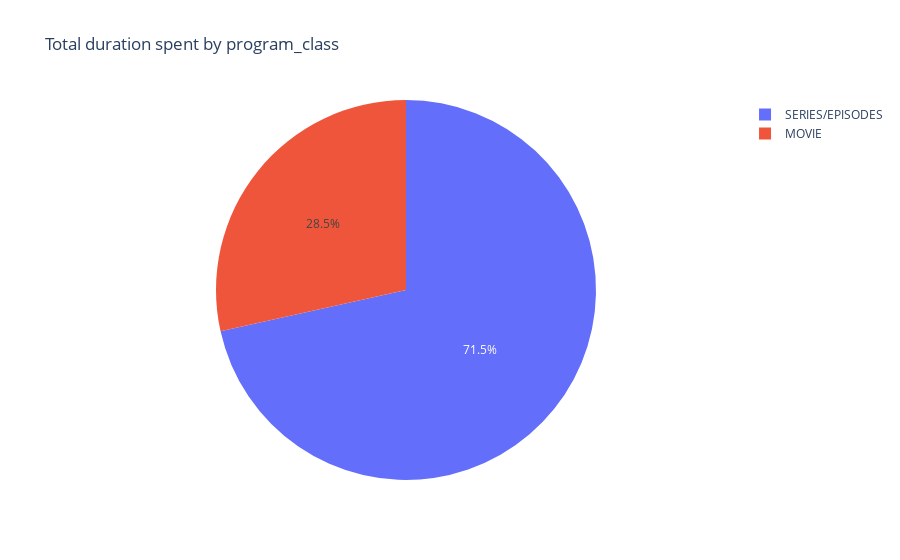
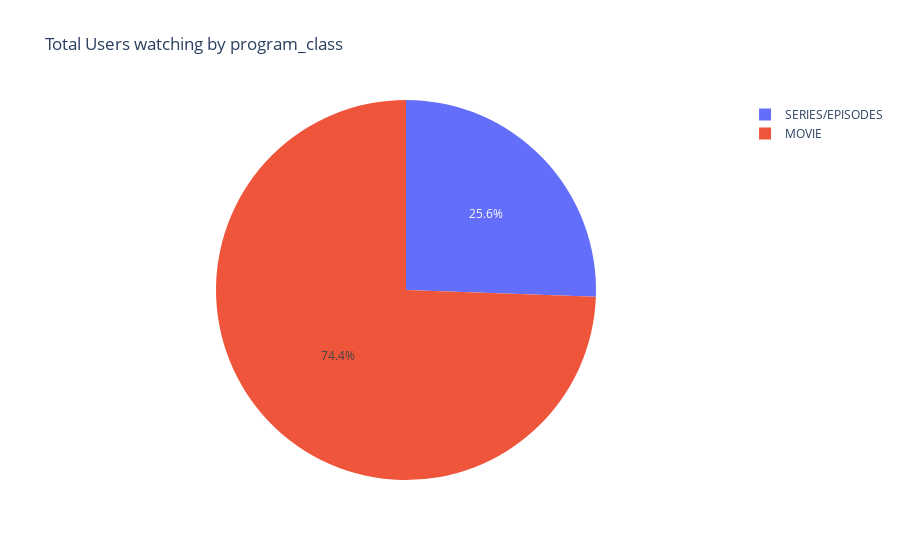

Notebook cell for these charts, in order:
### Code cell
# plotting the total watch time against total number of users and reporting the findings
fig = px.pie(grouped, values='Total watch time in houres', names='program_class',\
             hover_data=['program_class'],title='Total duration spent by program_class')
fig2 = px.pie(grouped, values='No of Users who Watched', names='program_class',\
             hover_data=['program_class'],title='Total Users watching by program_class')

fig.update_traces(sort=False)
fig2.update_traces(sort=False)
fig.show()
fig2.show()

### Figure 1 — Plotly figure (JSON) as saved in the notebook; plotly's stock layout.template omitted (floating-point values rounded to 4 significant figures)
{"data": [{"customdata": [["SERIES/EPISODES"], ["MOVIE"]], "domain": {"x": [0, 1], "y": [0, 1]}, "hovertemplate": "program_class=%{customdata[0]}<br>Total watch time in houres=%{value}<extra></extra>", "labels": ["SERIES/EPISODES", "MOVIE"], "legendgroup": "", "name": "", "showlegend": true, "sort": false, "type": "pie", "values": [253800.0, 101100.0]}], "layout": {"legend": {"tracegroupgap": 0}, "title": {"text": "Total duration spent by program_class"}}}

### Figure 2 — Plotly figure (JSON) as saved in the notebook; plotly's stock layout.template omitted (floating-point values rounded to 4 significant figures)
{"data": [{"customdata": [["SERIES/EPISODES"], ["MOVIE"]], "domain": {"x": [0, 1], "y": [0, 1]}, "hovertemplate": "program_class=%{customdata[0]}<br>No of Users who Watched=%{value}<extra></extra>", "labels": ["SERIES/EPISODES", "MOVIE"], "legendgroup": "", "name": "", "showlegend": true, "sort": false, "type": "pie", "values": [3901, 11355]}], "layout": {"legend": {"tracegroupgap": 0}, "title": {"text": "Total Users watching by program_class"}}}
